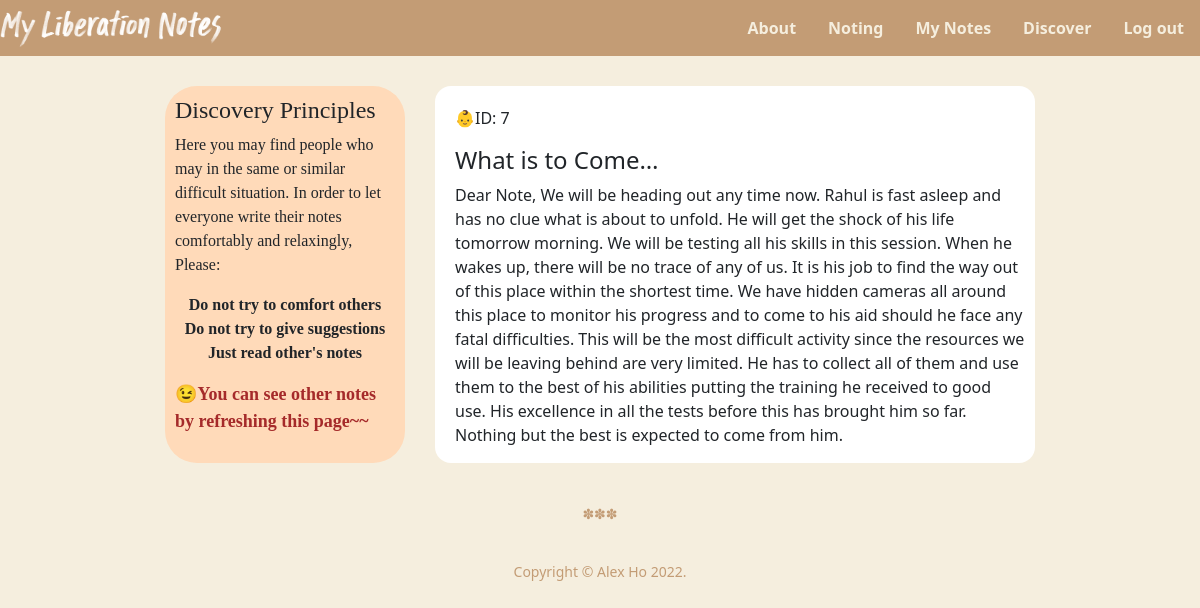
Screenshot of /discover (signed in) with the database file from the repository.
### tables this page shows
CREATE TABLE notes
(person_id INTEGER NOT NULL, note_id INTEGER PRIMARY KEY AUTOINCREMENT NOT NULL, title TEXT NOT NULL, content TEXT NOT NULL, date NUMERIC NOT NULL, time NUMERIC NOT NULL, FOREIGN KEY(person_id) REFERENCES users(id));

### app.py (the view)
@app.route("/discover")
@login_required
def discover():
    id = session.get("user_id")
    data = db.execute("SELECT title, content, person_id FROM notes WHERE NOT person_id = ?", id)
    length = len(data)
    number = random.randint(0, length - 1)
    title = data[number]["title"]
    content = data[number]["content"]
    person_id = data[number]["person_id"]
    return render_template("discover.html", title=title, content=content, person_id=person_id)

### app.py (called while the page is built)
@app.after_request
def after_request(response):
    response.headers["Cache-Control"] = "no-cache, no-store, must-revalidate"
    response.headers["Expires"] = 0
    response.headers["Pragma"] = "no-cache"
    return response

### helpers.py (called while the page is built)
def login_required(f):
    @wraps(f)
    def decorated_function(*args, **kwargs):
        if session.get("user_id") is None:
            return redirect("/login")
        return f(*args, **kwargs)
    return decorated_function

### templates/discover.html (shortened to what this page needs)
{% extends "layout-2.html" %}
{% block main %}
    <div class="discover-main">
        <div class="discover-help">
            <div>
                <h4>Discovery Principles</h4>
                <p>
                    Here you may find people who may in the same or similar difficult situation.
                    In order to let everyone write their notes comfortably and relaxingly, Please:
                </p>
                <p id="discovery-principle">Do not try to comfort others<br>
                Do not try to give suggestions<br>
                Just read other's notes</p>
                <p style="font-size: 18px; color: #A52A2A; font-weight: bolder;"><span>&#x1F609</span>You can see other notes by refreshing this page~~ </p>
            </div>
        </div>
        <div class="discover-box">
            <div class="discover-innerbox">
                <p> 👶ID: {{ person_id }}</p>
                <h4>{{ title }}</h4>
                <p>
                    {{ content }}
                </p>
            </div>
        </div>
    </div>
{% endblock %}

### static/body.css (style rules this page uses)
.discover-help { margin-top: 30px; background-color: #FFDAB9; font-family: bookmania, serif; border-radius: 32px; width: 20%; padding: 10px 10px 10px 10px; }
.discover-main { display: flex; flex-direction: row; flex-wrap: wrap; justify-content: center; }
.discover-box { width: 50%; background-color: white; margin: 30px 0 0 30px; border-radius: 16px; }
.discover-innerbox { margin: 20px 10px 0 20px; }
body { background-color: #F5EEDE; }
#discovery-principle { text-align: center; font-weight: bold; }

### rows the page displays
notes: title "What is to Come…", content "Dear Note, We will be heading out any time now. Rahul is fast asleep and has no clue what is about to unfold. He will get the shock of his life tomorrow morning. We will be testing all his skills in this session. When he wakes up, there will be no trace of any of us. It is his job to find the way out of this place within the shortest time. We have hidden cameras all around this place to monitor his progress and to come to his aid should he face any fatal difficulties. This will be the most difficult activity since the resources we will be leaving behind are very limited. He has to collect all of them and use them to the best of his abilities putting the training he received to good use. His…"

### other values shown
{{ person_id }} "7"
